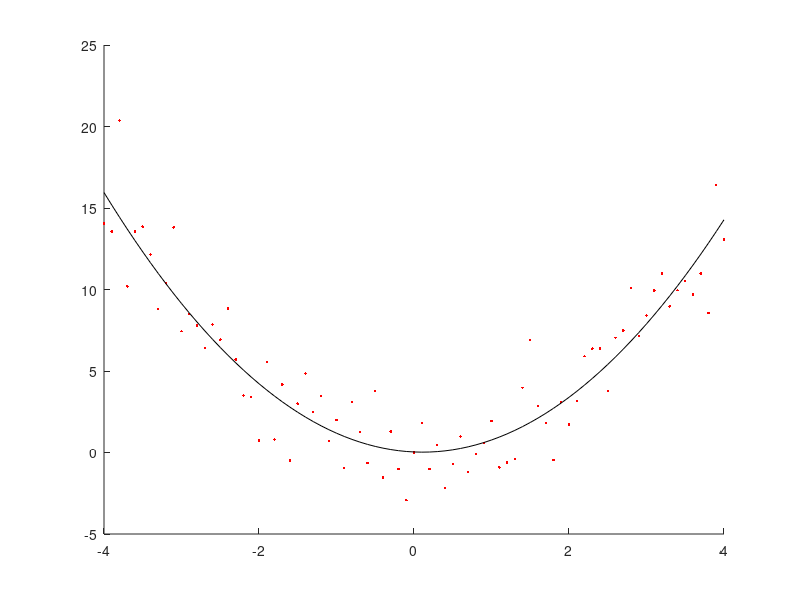

The MATLAB script that drew this image:
x = -4:0.1:4
y = x.^2
yrand = y + 2*randn(size(x))
pfit = polyfit(x, yrand, 2)
yfit = polyval(pfit, x)
figure(1)
hold on
plot(x, yrand, "r.")
plot(x, yfit, "k")
hold off
